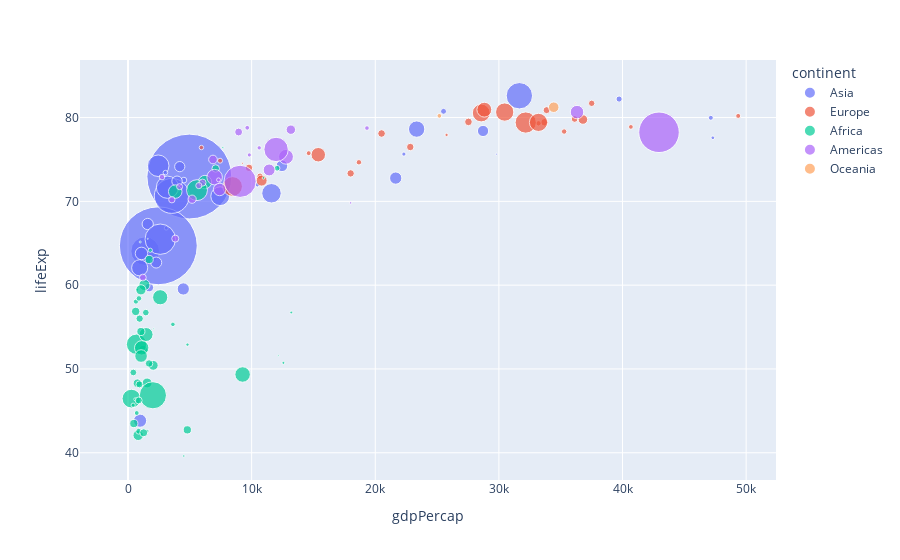

Write notebook code for a chart like this one.
### Code cell
gap2007=gapminder.query('year==2007')
fig=px.scatter(gap2007,x='gdpPercap',y='lifeExp',height=400,color='continent',size_max=60,size='pop',hover_data=['country'])
fig.show()

### Figure 1 — Plotly figure (JSON) as saved in the notebook; plotly's stock layout.template omitted (floating-point values rounded to 4 significant figures)
{"data": [{"customdata": [["Afghanistan"], ["Bahrain"], ["Bangladesh"], ["Cambodia"], ["China"], ["Hong Kong, China"], ["India"], ["Indonesia"], ["Iran"], ["Iraq"], ["Israel"], ["Japan"], ["Jordan"], ["Korea, Dem. Rep."], ["Korea, Rep."], ["Kuwait"], ["Lebanon"], ["Malaysia"], ["Mongolia"], ["Myanmar"], ["Nepal"], ["Oman"], ["Pakistan"], ["Philippines"], ["Saudi Arabia"], ["Singapore"], ["Sri Lanka"], ["Syria"], ["Taiwan"], ["Thailand"], ["Vietnam"], ["West Bank and Gaza"], ["Yemen, Rep."]], "hovertemplate": "continent=Asia<br>gdpPercap=%{x}<br>lifeExp=%{y}<br>pop=%{marker.size}<br>country=%{customdata[0]}<extra></extra>", "legendgroup": "Asia", "marker": {"color": "#636efa", "size": [31889923, 708573, 150448339, 14131858, 1318683096, 6980412, 1110396331, 223547000, 69453570, 27499638, 6426679, 127467972, 6053193, 23301725, 49044790, 2505559, 3921278, 24821286, 2874127, 47761980, 28901790, 3204897, 169270617, 91077287, 27601038, 4553009, 20378239, 19314747, 23174294, 65068149, 85262356, 4018332, 22211743], "sizemode": "area", "sizeref": 366300.0, "symbol": "circle"}, "mode": "markers", "name": "Asia", "orientation": "v", "showlegend": true, "type": "scatter", "x": [974.6, 29800.0, 1391.0, 1714.0, 4959.0, 39720.0, 2452.0, 3541.0, 11610.0, 4471.0, 25520.0, 31660.0, 4519.0, 1593.0, 23350.0, 47310.0, 10460.0, 12450.0, 3096.0, 944, 1091.0, 22320.0, 2606.0, 3190.0, 21650.0, 47140.0, 3970.0, 4185.0, 28720.0, 7458.0, 2442.0, 3025.0, 2281.0], "xaxis": "x", "y": [43.83, 75.64, 64.06, 59.72, 72.96, 82.21, 64.7, 70.65, 70.96, 59.55, 80.75, 82.6, 72.53, 67.3, 78.62, 77.59, 71.99, 74.24, 66.8, 62.07, 63.78, 75.64, 65.48, 71.69, 72.78, 79.97, 72.4, 74.14, 78.4, 70.62, 74.25, 73.42, 62.7], "yaxis": "y"}, {"customdata": [["Albania"], ["Austria"], ["Belgium"], ["Bosnia and Herzegovina"], ["Bulgaria"], ["Croatia"], ["Czech Republic"], ["Denmark"], ["Finland"], ["France"], ["Germany"], ["Greece"], ["Hungary"], ["Iceland"], ["Ireland"], ["Italy"], ["Montenegro"], ["Netherlands"], ["Norway"], ["Poland"], ["Portugal"], ["Romania"], ["Serbia"], ["Slovak Republic"], ["Slovenia"], ["Spain"], ["Sweden"], ["Switzerland"], ["Turkey"], ["United Kingdom"]], "hovertemplate": "continent=Europe<br>gdpPercap=%{x}<br>lifeExp=%{y}<br>pop=%{marker.size}<br>country=%{customdata[0]}<extra></extra>", "legendgroup": "Europe", "marker": {"color": "#EF553B", "size": [3600523, 8199783, 10392226, 4552198, 7322858, 4493312, 10228744, 5468120, 5238460, 61083916, 82400996, 10706290, 9956108, 301931, 4109086, 58147733, 684736, 16570613, 4627926, 38518241, 10642836, 22276056, 10150265, 5447502, 2009245, 40448191, 9031088, 7554661, 71158647, 60776238], "sizemode": "area", "sizeref": 366300.0, "symbol": "circle"}, "mode": "markers", "name": "Europe", "orientation": "v", "showlegend": true, "type": "scatter", "x": [5937.0, 36130.0, 33690.0, 7446.0, 10680.0, 14620.0, 22830.0, 35280.0, 33210.0, 30470.0, 32170.0, 27540.0, 18010.0, 36180.0, 40680.0, 28570.0, 9254.0, 36800.0, 49360.0, 15390.0, 20510.0, 10810.0, 9787.0, 18680.0, 25770.0, 28820.0, 33860.0, 37510.0, 8458.0, 33200.0], "xaxis": "x", "y": [76.42, 79.83, 79.44, 74.85, 73.0, 75.75, 76.49, 78.33, 79.31, 80.66, 79.41, 79.48, 73.34, 81.76, 78.89, 80.55, 74.54, 79.76, 80.2, 75.56, 78.1, 72.48, 74.0, 74.66, 77.93, 80.94, 80.88, 81.7, 71.78, 79.42], "yaxis": "y"}, {"customdata": [["Algeria"], ["Angola"], ["Benin"], ["Botswana"], ["Burkina Faso"], ["Burundi"], ["Cameroon"], ["Central African Republic"], ["Chad"], ["Comoros"], ["Congo, Dem. Rep."], ["Congo, Rep."], ["Cote d'Ivoire"], ["Djibouti"], ["Egypt"], ["Equatorial Guinea"], ["Eritrea"], ["Ethiopia"], ["Gabon"], ["Gambia"], ["Ghana"], ["Guinea"], ["Guinea-Bissau"], ["Kenya"], ["Lesotho"], ["Liberia"], ["Libya"], ["Madagascar"], ["Malawi"], ["Mali"], ["Mauritania"], ["Mauritius"], ["Morocco"], ["Mozambique"], ["Namibia"], ["Niger"], ["Nigeria"], ["Reunion"], ["Rwanda"], ["Sao Tome and Principe"], ["Senegal"], ["Sierra Leone"], ["Somalia"], ["South Africa"], ["Sudan"], ["Swaziland"], ["Tanzania"], ["Togo"], ["Tunisia"], ["Uganda"], ["Zambia"], ["Zimbabwe"]], "hovertemplate": "continent=Africa<br>gdpPercap=%{x}<br>lifeExp=%{y}<br>pop=%{marker.size}<br>country=%{customdata[0]}<extra></extra>", "legendgroup": "Africa", "marker": {"color": "#00cc96", "size": [33333216, 12420476, 8078314, 1639131, 14326203, 8390505, 17696293, 4369038, 10238807, 710960, 64606759, 3800610, 18013409, 496374, 80264543, 551201, 4906585, 76511887, 1454867, 1688359, 22873338, 9947814, 1472041, 35610177, 2012649, 3193942, 6036914, 19167654, 13327079, 12031795, 3270065, 1250882, 33757175, 19951656, 2055080, 12894865, 135031164, 798094, 8860588, 199579, 12267493, 6144562, 9118773, 43997828, 42292929, 1133066, 38139640, 5701579, 10276158, 29170398, 11746035, 12311143], "sizemode": "area", "sizeref": 366300.0, "symbol": "circle"}, "mode": "markers", "name": "Africa", "orientation": "v", "showlegend": true, "type": "scatter", "x": [6223.0, 4797.0, 1441.0, 12570.0, 1217.0, 430.1, 2042.0, 706.0, 1704.0, 986.1, 277.6, 3633.0, 1545.0, 2082.0, 5581.0, 12150.0, 641.4, 690.8, 13210.0, 752.7, 1328.0, 942.7, 579.2, 1463.0, 1569.0, 414.5, 12060.0, 1045.0, 759.3, 1043.0, 1803.0, 10960.0, 3820.0, 823.7, 4811.0, 619.7, 2014.0, 7670.0, 863.1, 1598.0, 1712.0, 862.5, 926.1, 9270.0, 2602.0, 4513.0, 1107.0, 883.0, 7093.0, 1056.0, 1271.0, 469.7], "xaxis": "x", "y": [72.3, 42.73, 56.73, 50.73, 52.3, 49.58, 50.43, 44.74, 50.65, 65.15, 46.46, 55.32, 48.33, 54.79, 71.34, 51.58, 58.04, 52.95, 56.73, 59.45, 60.02, 56.01, 46.39, 54.11, 42.59, 45.68, 73.95, 59.44, 48.3, 54.47, 64.16, 72.8, 71.16, 42.08, 52.91, 56.87, 46.86, 76.44, 46.24, 65.53, 63.06, 42.57, 48.16, 49.34, 58.56, 39.61, 52.52, 58.42, 73.92, 51.54, 42.38, 43.49], "yaxis": "y"}, {"customdata": [["Argentina"], ["Bolivia"], ["Brazil"], ["Canada"], ["Chile"], ["Colombia"], ["Costa Rica"], ["Cuba"], ["Dominican Republic"], ["Ecuador"], ["El Salvador"], ["Guatemala"], ["Haiti"], ["Honduras"], ["Jamaica"], ["Mexico"], ["Nicaragua"], ["Panama"], ["Paraguay"], ["Peru"], ["Puerto Rico"], ["Trinidad and Tobago"], ["United States"], ["Uruguay"], ["Venezuela"]], "hovertemplate": "continent=Americas<br>gdpPercap=%{x}<br>lifeExp=%{y}<br>pop=%{marker.size}<br>country=%{customdata[0]}<extra></extra>", "legendgroup": "Americas", "marker": {"color": "#ab63fa", "size": [40301927, 9119152, 190010647, 33390141, 16284741, 44227550, 4133884, 11416987, 9319622, 13755680, 6939688, 12572928, 8502814, 7483763, 2780132, 108700891, 5675356, 3242173, 6667147, 28674757, 3942491, 1056608, 301139947, 3447496, 26084662], "sizemode": "area", "sizeref": 366300.0, "symbol": "circle"}, "mode": "markers", "name": "Americas", "orientation": "v", "showlegend": true, "type": "scatter", "x": [12780.0, 3822.0, 9066.0, 36320.0, 13170.0, 7007.0, 9645.0, 8948.0, 6025.0, 6873.0, 5728.0, 5186.0, 1202.0, 3548.0, 7321.0, 11980.0, 2749.0, 9809.0, 4173.0, 7409.0, 19330.0, 18010.0, 42950.0, 10610.0, 11420.0], "xaxis": "x", "y": [75.32, 65.55, 72.39, 80.65, 78.55, 72.89, 78.78, 78.27, 72.23, 74.99, 71.88, 70.26, 60.92, 70.2, 72.57, 76.19, 72.9, 75.54, 71.75, 71.42, 78.75, 69.82, 78.24, 76.38, 73.75], "yaxis": "y"}, {"customdata": [["Australia"], ["New Zealand"]], "hovertemplate": "continent=Oceania<br>gdpPercap=%{x}<br>lifeExp=%{y}<br>pop=%{marker.size}<br>country=%{customdata[0]}<extra></extra>", "legendgroup": "Oceania", "marker": {"color": "#FFA15A", "size": [20434176, 4115771], "sizemode": "area", "sizeref": 366300.0, "symbol": "circle"}, "mode": "markers", "name": "Oceania", "orientation": "v", "showlegend": true, "type": "scatter", "x": [34440.0, 25190.0], "xaxis": "x", "y": [81.23, 80.2], "yaxis": "y"}], "layout": {"autosize": true, "legend": {"itemsizing": "constant", "title": {"text": "continent"}, "tracegroupgap": 0}, "margin": {"t": 60}, "xaxis": {"anchor": "y", "autorange": true, "domain": [0, 1], "range": [-3151.0, 52320.0], "title": {"text": "gdpPercap"}, "type": "linear"}, "yaxis": {"anchor": "x", "autorange": true, "domain": [0, 1], "range": [36.43, 88.12], "title": {"text": "lifeExp"}, "type": "linear"}}}
